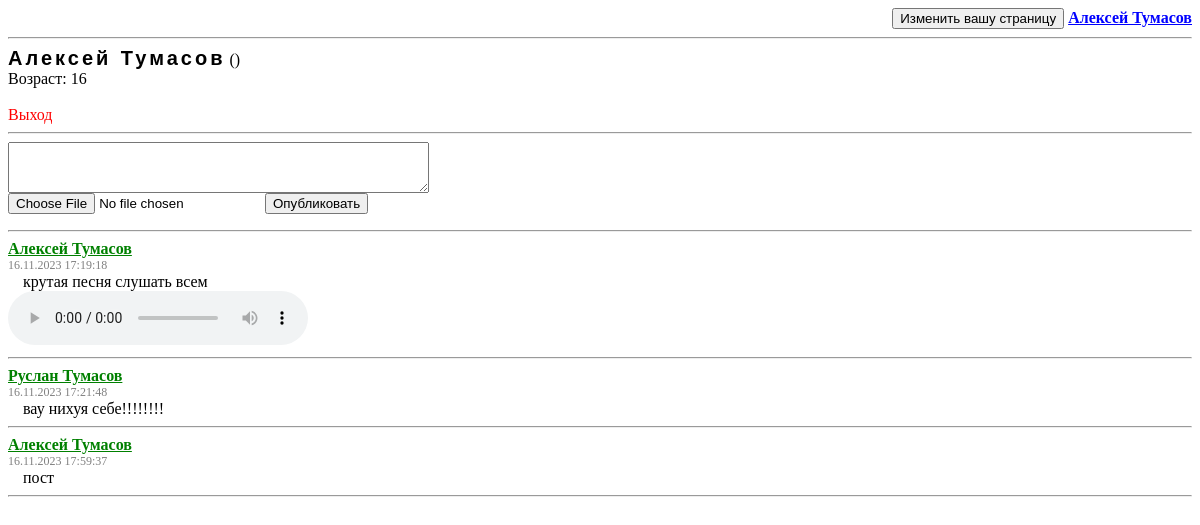
Page /profile.php?id=1 (signed in) on the committed database.
### tables this page shows
CREATE TABLE `users` (
  `id` int(10) NOT NULL COMMENT 'id записи',
  `login` varchar(128) NOT NULL COMMENT 'Логин',
  `password` varchar(128) NOT NULL COMMENT 'Пароль',
  `name` varchar(32) NOT NULL COMMENT 'Имя пользователя',
  `lastname` varchar(32) NOT NULL COMMENT 'Фамилия пользователя',
  `age` int(3) NOT NULL COMMENT 'Возраст пользователя',
  `pDescription` text NOT NULL COMMENT 'Описание к профилю'
);

CREATE TABLE `userposts` (
  `postID` int(3) NOT NULL COMMENT 'Айди поста',
  `postAuthor` int(10) NOT NULL COMMENT 'Айди автора поста',
  `postReceiver` int(10) NOT NULL COMMENT 'Айди владельца стены',
  `postData` varchar(32) NOT NULL COMMENT 'Время публикации',
  `postText` text NOT NULL COMMENT 'Текст поста'
);

CREATE TABLE `userattachments` (
  `documentPath` text NOT NULL COMMENT 'Путь до документа на сервере',
  `documentOwnerID` int(10) NOT NULL COMMENT 'Айди владельца документа',
  `documentID` int(32) NOT NULL COMMENT 'Айди документа',
  `postId` int(10) NOT NULL
);

### profile.php (the view, shortened to what this page needs)
<?php
	include("blocks/header.php");
	$userId = $_GET["id"];
	$mysql = mysqli_connect("localhost", "root", "", "social");
	$result = mysqli_query($mysql, "SELECT * FROM `users` WHERE `id`=$userId;");
	$resultArray = mysqli_fetch_array($result);
	$name = $resultArray["name"];
	$lastname = $resultArray["lastname"];
	$age = $resultArray["age"];
	$description = $resultArray["pDescription"];
?>
		<?="<a class='profileInfo'>$name $lastname</a>";?>
		<?php
			print(($_SESSION["user_id"] == $userId) ?  "(<a href='editProfile.php' class='profileDescription' title='Изменить описание вашей страницы?'>$description</a>)" : "<a class='profileDescription'>$description</a>");
			print("<br>");
		?>
		Возраст: <?=$age?><br />
		<?php
			if ($hasUserSession)
				print("<br /><a href='acts/logout.php' class='logout'>Выход</a>");
			else {
				print("<br /><a href='login.php'>Войти</a>");
				exit();
			}
		?>
		<hr/>
		<form action="acts/post.php" method="post" enctype="multipart/form-data">
			<textarea cols="50" rows="3" name="post" required></textarea><br>
			<input type="file" id="fileInput" name="fileInput">
			<input type="submit" value="Опубликовать"/>
		</form>
		<hr/>
			<?php
				$commentsResult = mysqli_query($mysql, "SELECT * FROM `userposts` WHERE `postReceiver`=$userId");
				while (($commentsResultArray = mysqli_fetch_array($commentsResult))  != null )
				{
					$postID=$commentsResultArray["postID"];
					$documentsResult = mysqli_query($mysql, "SELECT * FROM `userattachments` WHERE `postId`  = '$postID' ");
					$documentResultArray = mysqli_fetch_array($documentsResult);
					$postAuthor=$commentsResultArray["postAuthor"];
					$postData=$commentsResultArray["postData"];
					$postText=$commentsResultArray["postText"];
					$posterQuery = mysqli_query($mysql, "SELECT * FROM `users` WHERE `id` = '$postAuthor'");
					$posterArray = mysqli_fetch_array($posterQuery);
					$posterName = $posterArray["name"]." ". $posterArray["lastname"];
			?>
					<a href="profile.php?id=<?php print($postAuthor	);?>" style="color: green">
						<b><?=$posterName;?></b>
					</a>
					<br>
					<span style="color: gray; font-size: 12px;"><?php print($postData);?></span>
					<br>
					<span style="font-size: 16px; padding: 15px">
						<?php
						print(htmlspecialchars($postText));
						print("<br>");
						if($documentResultArray != null) {
							$htmlRenderer->doRender($documentResultArray["documentPath"]);
						}
						?>
					</span>
					<hr>
			<?php
				}
			include("blocks/bottom.php");
?>

### blocks/header.php (shortened to what this page needs)
<?php
	include("helpers/HTMLRender.php");
	$hasUserSession = (!empty($_SESSION["user_id"]));
?>
<html>
	<head>
		<link rel="stylesheet" href="css/styles.css" />
	</head>
	<body>
		<?php if($hasUserSession) {?>
			<span style="font-size: 16px; text-align: right; display: block">
				<button onclick="javascript:document.location.href='editProfile.php'">Изменить вашу страницу</button>
				<a href="profile.php?id=<?=$_SESSION["user_id"];?>" style="color: blue">
						<b title="Перейти на ваш профиль"><?=$_SESSION["name_lastname"];?></b>
				</a>
			</span>
			<hr>
		<?php
		}
		?>

### helpers/HTMLRender.php (shortened to what this page needs)
<?php
class HTMLRender {
	private $renders;
	function __construct() {
		$this->renders = array(
			new AudioRenderer(),
			new ImageRenderer(),
			new VideoRenderer(),
			new UnknownRenderer()
		);
	}
	function doRender($documentPath) {
		for ($i = 0; $i < count($this->renders); $i++) {
			$render = $this->renders[$i];
			if ($render->canRender($documentPath)) {
				print($render->render($documentPath));
				return;
			}
		}
	}
}
class AudioRenderer {
	public function canRender($documentPath) {
		return str_ends_with($documentPath, ".mp3");
	}
	public function render($documentPath) {
		return "<audio controls src='$documentPath' />";
	}
}
?>

### blocks/bottom.php
	</body>
</html>

### css/styles.css (style rules this page uses)
.logout { color: red; text-decoration: blink; align-items: s; }
.profileInfo { font-family: "Lucida Sans Unicode", "Lucida Grande", sans-serif; font-size: 20px; letter-spacing: 3px; word-spacing: 1px; color: #000000; font-weight: 700; text-decoration: none solid rgb(68, 68, 68); font-style: normal; font-variant: normal; text-transform: none; }

### rows in the picture
users: name "Алексей", lastname "Тумасов", age "16"
userposts: users.name+lastname "Алексей Тумасов", postData "16.11.2023 17:19:18", postText "крутая песня слушать всем"
userposts: users.name+lastname "Руслан Тумасов", postData "16.11.2023 17:21:48", postText "вау нихуя себе!!!!!!!!"
userposts: users.name+lastname "Алексей Тумасов", postData "16.11.2023 17:59:37", postText "пост"

### other values in the picture
$_SESSION["name_lastname"] "Алексей Тумасов"
